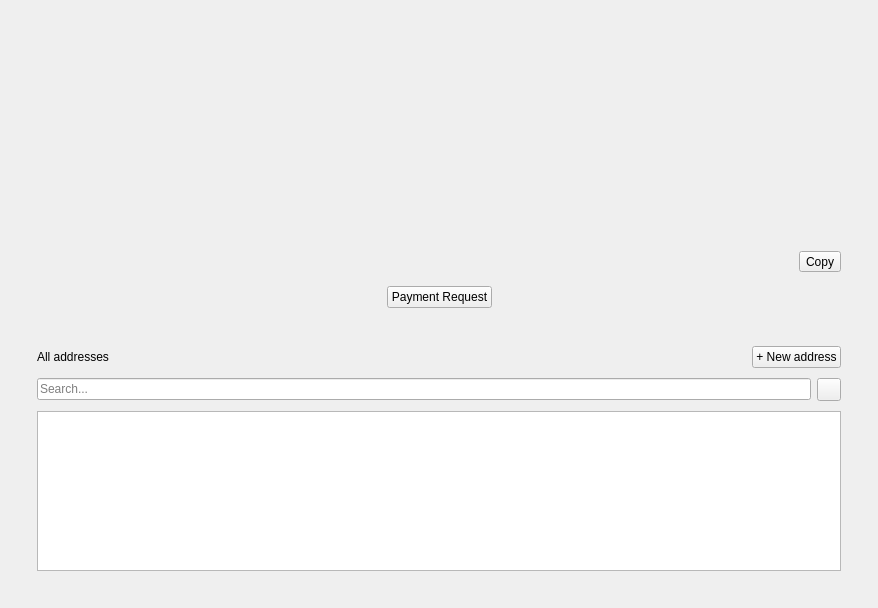
<?xml version="1.0" encoding="UTF-8"?>
<ui version="4.0">
 <class>ReceiveWidget</class>
 <widget class="QWidget" name="ReceiveWidget">
  <property name="geometry">
   <rect>
    <x>0</x>
    <y>0</y>
    <width>878</width>
    <height>560</height>
   </rect>
  </property>
  <property name="windowTitle">
   <string>Form</string>
  </property>
  <layout class="QVBoxLayout" name="verticalLayout">
   <property name="spacing">
    <number>20</number>
   </property>
   <property name="leftMargin">
    <number>28</number>
   </property>
   <property name="topMargin">
    <number>28</number>
   </property>
   <property name="rightMargin">
    <number>28</number>
   </property>
   <property name="bottomMargin">
    <number>28</number>
   </property>
   <item>
    <widget class="QFrame" name="card_qr">
     <property name="frameShape">
      <enum>QFrame::NoFrame</enum>
     </property>
     <layout class="QVBoxLayout" name="verticalLayout_2">
      <property name="spacing">
       <number>14</number>
      </property>
      <item>
       <layout class="QHBoxLayout" name="horizontalLayout_qrCenter">
        <item>
         <spacer name="horizontalSpacer_qrLeft">
          <property name="orientation">
           <enum>Qt::Horizontal</enum>
          </property>
          <property name="sizeHint" stdset="0">
           <size>
            <width>20</width>
            <height>20</height>
           </size>
          </property>
         </spacer>
        </item>
        <item>
         <widget class="ClickableLabel" name="qrCode">
          <property name="minimumSize">
           <size>
            <width>200</width>
            <height>200</height>
           </size>
          </property>
          <property name="maximumSize">
           <size>
            <width>200</width>
            <height>200</height>
           </size>
          </property>
          <property name="alignment">
           <set>Qt::AlignCenter</set>
          </property>
          <property name="text">
           <string/>
          </property>
         </widget>
        </item>
        <item>
         <spacer name="horizontalSpacer_qrRight">
          <property name="orientation">
           <enum>Qt::Horizontal</enum>
          </property>
          <property name="sizeHint" stdset="0">
           <size>
            <width>20</width>
            <height>20</height>
           </size>
          </property>
         </spacer>
        </item>
       </layout>
      </item>
      <item>
       <layout class="QHBoxLayout" name="horizontalLayout_addressChip">
        <item>
         <widget class="QLabel" name="label_currentAddress">
          <property name="alignment">
           <set>Qt::AlignCenter</set>
          </property>
          <property name="wordWrap">
           <bool>true</bool>
          </property>
          <property name="textInteractionFlags">
           <set>Qt::TextSelectableByMouse</set>
          </property>
          <property name="text">
           <string/>
          </property>
         </widget>
        </item>
        <item>
         <widget class="QToolButton" name="btn_copyAddress">
          <property name="text">
           <string>Copy</string>
          </property>
         </widget>
        </item>
       </layout>
      </item>
      <item>
       <layout class="QHBoxLayout" name="horizontalLayout_qrActions">
        <item>
         <spacer name="horizontalSpacer_actionsLeft">
          <property name="orientation">
           <enum>Qt::Horizontal</enum>
          </property>
          <property name="sizeHint" stdset="0">
           <size>
            <width>40</width>
            <height>20</height>
           </size>
          </property>
         </spacer>
        </item>
        <item>
         <widget class="QPushButton" name="btn_createPaymentRequest">
          <property name="text">
           <string>Payment Request</string>
          </property>
         </widget>
        </item>
        <item>
         <spacer name="horizontalSpacer_actionsRight">
          <property name="orientation">
           <enum>Qt::Horizontal</enum>
          </property>
          <property name="sizeHint" stdset="0">
           <size>
            <width>40</width>
            <height>20</height>
           </size>
          </property>
         </spacer>
        </item>
       </layout>
      </item>
     </layout>
    </widget>
   </item>
   <item>
    <widget class="QFrame" name="card_addresses">
     <property name="frameShape">
      <enum>QFrame::NoFrame</enum>
     </property>
     <layout class="QVBoxLayout" name="verticalLayout_addresses">
      <property name="spacing">
       <number>10</number>
      </property>
      <item>
       <layout class="QHBoxLayout" name="horizontalLayout_addressesHeader">
        <item>
         <widget class="QLabel" name="label_allAddresses">
          <property name="text">
           <string>All addresses</string>
          </property>
         </widget>
        </item>
        <item>
         <spacer name="horizontalSpacer_addressesHeader">
          <property name="orientation">
           <enum>Qt::Horizontal</enum>
          </property>
          <property name="sizeHint" stdset="0">
           <size>
            <width>40</width>
            <height>20</height>
           </size>
          </property>
         </spacer>
        </item>
        <item>
         <widget class="QPushButton" name="btn_generateSubaddress">
          <property name="text">
           <string>+ New address</string>
          </property>
         </widget>
        </item>
       </layout>
      </item>
      <item>
       <widget class="QFrame" name="frame_search">
        <property name="frameShape">
         <enum>QFrame::NoFrame</enum>
        </property>
        <property name="frameShadow">
         <enum>QFrame::Raised</enum>
        </property>
        <layout class="QHBoxLayout" name="horizontalLayout_2">
         <property name="leftMargin">
          <number>0</number>
         </property>
         <property name="topMargin">
          <number>0</number>
         </property>
         <property name="rightMargin">
          <number>0</number>
         </property>
         <property name="bottomMargin">
          <number>0</number>
         </property>
         <item>
          <widget class="QLineEdit" name="search">
           <property name="enabled">
            <bool>true</bool>
           </property>
           <property name="text">
            <string/>
           </property>
           <property name="placeholderText">
            <string>Search...</string>
           </property>
          </widget>
         </item>
         <item>
          <widget class="QToolButton" name="toolBtn_options">
           <property name="text">
            <string/>
           </property>
           <property name="icon">
            <iconset resource="assets.qrc">
             <normaloff>:/assets/images/preferences.svg</normaloff>:/assets/images/preferences.svg</iconset>
           </property>
           <property name="popupMode">
            <enum>QToolButton::InstantPopup</enum>
           </property>
          </widget>
         </item>
        </layout>
       </widget>
      </item>
      <item>
       <widget class="SubaddressView" name="addresses">
        <property name="minimumSize">
         <size>
          <width>0</width>
          <height>160</height>
         </size>
        </property>
        <property name="horizontalScrollBarPolicy">
         <enum>Qt::ScrollBarAsNeeded</enum>
        </property>
        <property name="sizeAdjustPolicy">
         <enum>QAbstractScrollArea::AdjustIgnored</enum>
        </property>
        <property name="rootIsDecorated">
         <bool>false</bool>
        </property>
        <attribute name="headerStretchLastSection">
         <bool>false</bool>
        </attribute>
       </widget>
      </item>
     </layout>
    </widget>
   </item>
  </layout>
 </widget>
 <customwidgets>
  <customwidget>
   <class>ClickableLabel</class>
   <extends>QLabel</extends>
   <header>components.h</header>
  </customwidget>
  <customwidget>
   <class>SubaddressView</class>
   <extends>QTreeView</extends>
   <header>model/SubaddressView.h</header>
  </customwidget>
 </customwidgets>
 <resources>
  <include location="assets.qrc"/>
 </resources>
 <connections/>
</ui>
